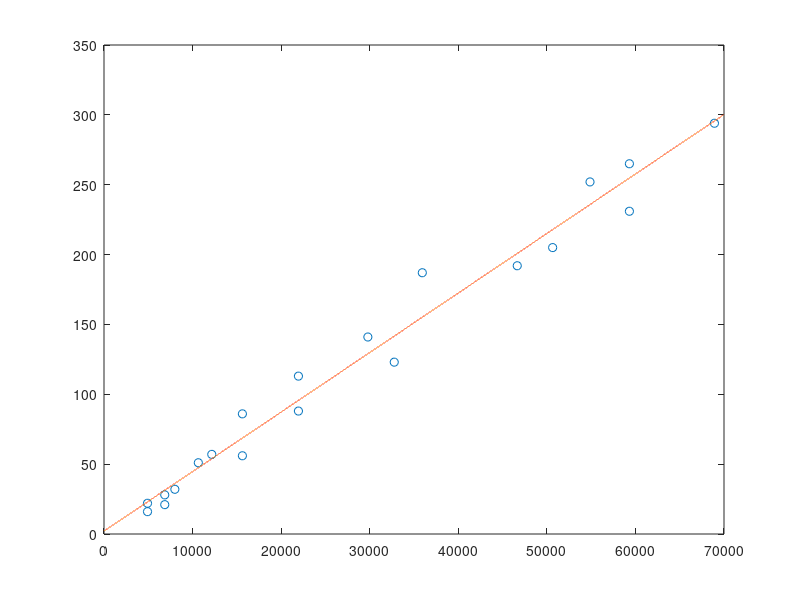

The MATLAB script that drew this image:
clear all;clc;
t=[36,28,28,41,19,32,22,38,25,17,31,20,25,19,39,33,17,37,23,39];
c=[192,113,88,294,28,123,51,252,56,16,141,32,86,21,231,187,22,205,57,265];
x=t.^3;
y=c;
m=polyfit(x,y,1);
a=0:70000;
b=m(1)*a+m(2);
y_pre=m(1)*x+m(2);
c_pre=y_pre;
mean(abs(c-c_pre))
plot(x,y,'o');
hold on;
plot(a,b);